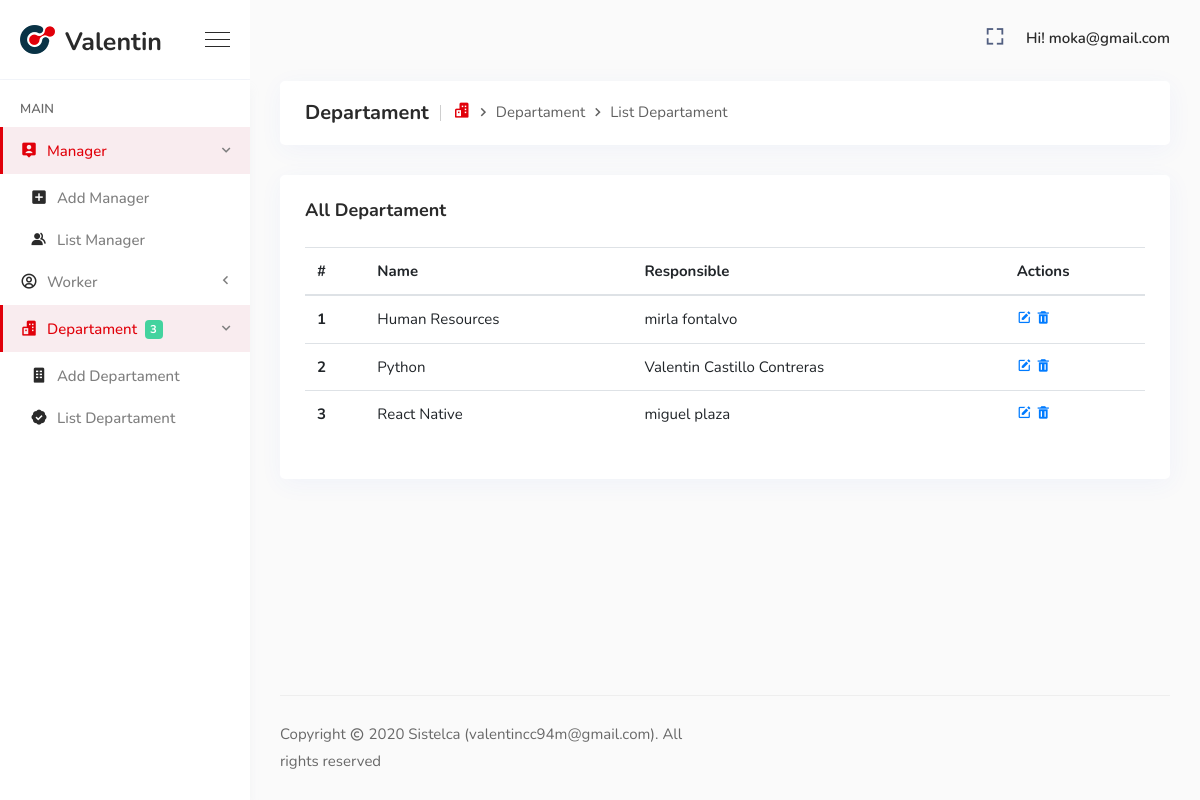
Screenshot of /list_departament (signed in) with the database file from the repository.
### admins/models.py (models this page shows)
class User(AbstractUser):
    is_admins = models.BooleanField(default = False)
    is_manager = models.BooleanField(default = False)
    is_worker = models.BooleanField(default = False)
    email = models.EmailField(unique = True)
    def __str__(self):
        return self.email

### manager/models.py (models this page shows, shortened)
class Departament(models.Model):
    name = models.CharField(max_length=50)
    responsible = models.OneToOneField(Managers, on_delete=models.CASCADE, primary_key=True)
    create_date = models.DateField(auto_now_add=True)

class Managers(models.Model):
    user = models.OneToOneField(User, on_delete=models.CASCADE, primary_key=True)
    profile_picture = models.ImageField(upload_to='avatar/manager/%Y/%m/%d', default='avatar/default.jpg',
                                 verbose_name='avatar', null=True, blank=True, validators=[validate_file_size])
    first_name = models.CharField(max_length=50)
    last_name = models.CharField(max_length=50)
    phone = PhoneField(blank=True)
    is_active = models.BooleanField(default = False)
    def __str__(self):
        return self.first_name + ' ' + self.last_name

### admins/views.py (the view)
# urls.py: path('list_departament', list_departament, name='list_departament'),
@login_required(redirect_field_name='/')
@user_passes_test(lambda u: u.is_superuser, login_url='admins:dashboard')
def list_departament(request):
    departament = Departament.objects.all().order_by('create_date')
    return render(request, 'admins/departament/list_departament.html', locals())

### templates/admins/departament/list_departament.html (shortened to what this page needs)
{% extends "bases/base.html" %}
{% block content %}
<div class="breadcrumb-area">
    <h1>Departament</h1>
    <ol class="breadcrumb">
        <li class="item"><a href="{% url 'admins:index' %}"><i class='bx bxs-buildings'></i></a></li>
        <li class="item">Departament</li>
        <li class="item">List Departament</li>
    </ol>
</div>
<div class="card mb-30">
    <div class="card-header d-flex justify-content-between align-items-center">
        <h3>All Departament</h3>
    </div>
    <div class="card-body">
        <div class="table-responsive">
            <table class="table">
                <thead>
                    <tr>
                        <th scope="col">#</th>
                        <th scope="col">Name</th>
                        <th scope="col">Responsible</th>
                        <th scope="col">Actions</th>
                    </tr>
                </thead>
                <tbody>
                    {% for x in departament %}
                    <tr>
                        <th scope="row">{{ forloop.counter }} </th>
                        <td>{{ x.name }}</td>
                        <td>{{ x.responsible }}</td>
                        <td>
                            <a href="{% url 'admins:edit_departament' x.responsible.user.id %}"  data-toggle="tooltip" data-placement="bottom" title="Edit">
                                <i class="bx bxs-edit"></i>
                            </a>
                            <a href="{% url 'admins:delete_departament' x.responsible.user.id %}" onclick="return confirm('Are you sure of delete this departament?');"  data-toggle="tooltip" data-placement="bottom" title="Delete">
                                <i class="bx bxs-trash"></i>
                            </a>
                        </td>
                    </tr>
                    {% endfor %}
                </tbody>
            </table>
        </div>
    </div>
</div>
{% endblock %}

### templates/bases/base.html (shortened to what this page needs)
{% load static %}
<!doctype html>
<html lang="zxx">
    <head>
        <link rel="stylesheet" href="{% static 'assets/css/vendors.min.css' %}">
        <link rel="stylesheet" href="{% static 'assets/css/style.css' %}">
        <link rel="stylesheet" href="{% static 'assets/css/responsive.css' %}">
    </head>
    <body>
        <div class="sidemenu-area">
            <div class="sidemenu-header">
                <a href="{% url 'admins:dashboard' %}" class="navbar-brand d-flex align-items-center">
                    <img src="{% static 'assets/img/small-logo.png' %}" alt="image">
                    <span>Valentin</span>
                </a>
                <div class="burger-menu d-none d-lg-block">
                    <span class="top-bar"></span>
                    <span class="middle-bar"></span>
                    <span class="bottom-bar"></span>
                </div>
            </div>
            <div class="sidemenu-body">
                <ul class="sidemenu-nav metisMenu h-100" id="sidemenu-nav" data-simplebar>
                    <li class="nav-item-title">
                        Main
                    </li>
                     {% if request.user.is_superuser %}
                    <li class="nav-item mm-active">
                        <a href="#" class="collapsed-nav-link nav-link" aria-expanded="false">
                            <span class="icon"><i class='bx bxs-user-pin'></i></span>
                            <span class="menu-title">Manager</span>
                        </a>
                        <ul class="sidemenu-nav-second-level">
                            <li class="nav-item">
                                <a href="{% url 'admins:create_manager' %}" class="nav-link">
                                    <span class="icon"><i class='bx bxs-plus-square'></i></span>
                                    <span class="menu-title">Add Manager</span>
                                </a>
                            </li>
                            <li class="nav-item">
                                <a href="{% url 'admins:list_manager' %}" class="nav-link">
                                    <span class="icon"><i class='bx bxs-group'></i></span>
                                    <span class="menu-title">List Manager</span>
                                </a>
                            </li>
                        </ul>
                    </li>
                    <li class="nav-item">
                        <a href="#" class="collapsed-nav-link nav-link" aria-expanded="false">
                            <span class="icon"><i class='bx bx-user-circle'></i></span>
                            <span class="menu-title">Worker</span>
                        </a>
                    </li>
                    <li class="nav-item mm-active">
                        <a href="#" class="collapsed-nav-link nav-link" aria-expanded="false">
                            <span class="icon"><i class='bx bxs-buildings'></i></span>
                            <span class="menu-title">Departament</span>
                            <span class="badge">{{ departament.count }}</span>
                        </a>
                        <ul class="sidemenu-nav-second-level">
                            <li class="nav-item">
                                <a href="{% url 'admins:create_departament' %}" class="nav-link">
                                    <span class="icon"><i class='bx bxs-building'></i></span>
                                    <span class="menu-title">Add Departament</span>
                                </a>
                            </li>
                            <li class="nav-item">
                                <a href="{% url 'admins:list_departament' %}" class="nav-link">
                                    <span class="icon"><i class='bx bxs-badge-check'></i></span>
                                    <span class="menu-title">List Departament</span>
                                </a>
                            </li>
                        </ul>
                    </li>
                    {% endif %}
                </ul>
            </div>
        </div>
        <div class="main-content d-flex flex-column">
            <nav class="navbar top-navbar navbar-expand">
                <div class="collapse navbar-collapse" id="navbarSupportContent">
                    <ul class="navbar-nav right-nav align-items-center">
                        <li class="nav-item">
                            <a class="nav-link bx-fullscreen-btn" id="fullscreen-button">
                                <i class="bx bx-fullscreen"></i>
                            </a>
                        </li>
                        <li class="nav-item dropdown profile-nav-item">
                            <a href="#" class="nav-link dropdown-toggle" role="button" data-toggle="dropdown" aria-haspopup="true" aria-expanded="false">
                                <div class="menu-profile">
                                    {% if request.user.is_superuser %}
                                    <span class="name">Hi! {{ request.user }}</span>
                                    {% elif request.user.is_manager %}
                                    <span class="name">Hi! {{ request.user.managers.first_name }}</span>
                                    {% elif request.user.is_worker %}
                                    <span class="name">Hi! {{ request.user.worker.first_name }}</span>
                                    {% endif %}
                                </div>
                            </a>
                        </li>
                    </ul>
                </div>
            </nav>
            {% block content %}{% endblock %}
			<div class="flex-grow-1"></div>
            <footer class="footer-area">
                <div class="row align-items-center">
                    <div class="col-lg-6 col-sm-6 col-md-6">
                        <p>Copyright <i class='bx bx-copyright'></i> 2020 <a href="#">Sistelca (valentincc94m@gmail.com) </a>. All rights reserved</p>
                    </div>
                </div>
            </footer>
        </div>
    </body>
</html>

### rows the page displays
User: user "moka@gmail.com"
Departament: name "Human Resources", responsible "mirla fontalvo"
Departament: name "Python", responsible "Valentin Castillo Contreras"
Departament: name "React Native", responsible "miguel plaza"

### other values shown
{{ departament.count }} "3"
